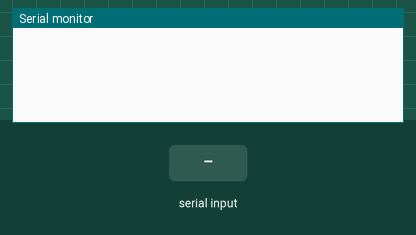
This sketch was run on a simulated Arduino Leonardo, built with avr-gcc and run on an emulated ATmega32U4. On the bench: the last lines printed to the serial monitor. The inputs (shaded band) are chosen by the test bench.

Above: at 1.2 s.
1.3 s: "$\n" received over the second serial link
At 2.4 s:
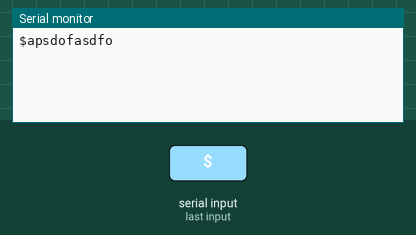
2.8 s: "90,45,200\n" received over the second serial link
At 3.6 s:
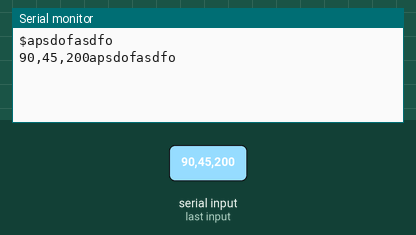
4.3 s: "30,150\n" received over the second serial link
At 4.7 s:
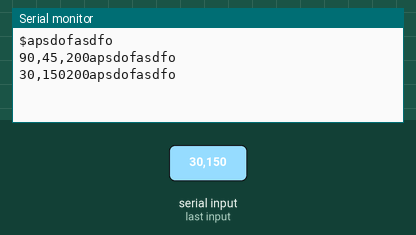
5.8 s: "90,45,200,10\n" received over the second serial link
At 7.0 s:
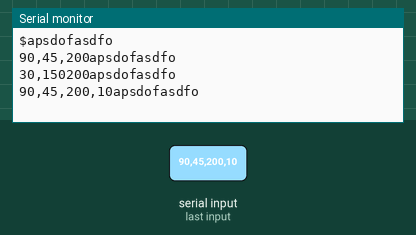
7.3 s: "90,45,200,10,150,30\n" received over the second serial link
At 8.2 s:
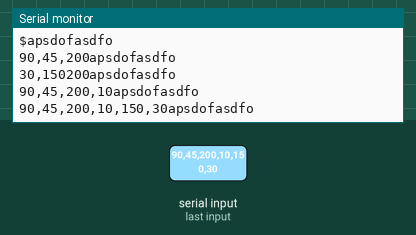
8.8 s: "30,150,10,200\n" received over the second serial link
At 9.4 s:
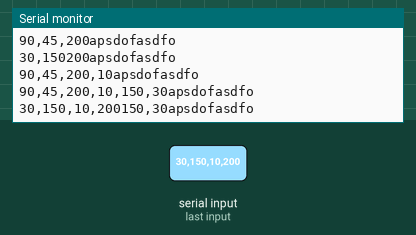

Measured:
- after the input at 1.3 s, the serial monitor: prints a new line at once (image 1)
- after the input at 2.8 s, the serial monitor: prints a new line at once (image 2)
- after the input at 4.3 s, the serial monitor: prints a new line at once (image 3)
- after the input at 5.8 s, the serial monitor: prints a new line at once (image 4)
- after the input at 7.3 s, the serial monitor: prints a new line at once (image 5)
- after the input at 8.8 s, the serial monitor: prints a new line at once (image 6)

The sketch:

gps.ino
```cpp
#include <SoftwareSerial.h>

SoftwareSerial GPSSerial(8, 7); // RX, TX

char GPSbuffer[100] = {'\0'};
int i;
int commas[10];
int j;
float GPSvals[6];

void setup() {
  i = 0;//index
  // Open serial communications and wait for port to open:
  Serial.begin(115200);
  while (!Serial) {
    ; // wait for serial port to connect. Needed for Leonardo only
  }
  GPSSerial.begin(9600);
}


void loop() {
  getGPS();

}

void getGPS()
{
  if (GPSSerial.available())
  {

    GPSSerial.readBytesUntil('\n', GPSbuffer, 100);
    for(int k = 0; GPSbuffer[k]<82;k++){
      Serial.print(GPSbuffer[k]);
      if(GPSbuffer[k+1]=='\0'){
        Serial.print("apsdofasdfo\n");
        break;
      }
    }


    if( GPSbuffer[0]=='$' && GPSbuffer[4]=='M' && GPSbuffer[5]=='C')
    {
      GPSvals[0] = atof(GPSbuffer + commas[0]+1); //Time
      GPSvals[1] = atof(GPSbuffer + commas[2]+1); //Latitude
      GPSvals[2] = atof(GPSbuffer + commas[4]+1); //Longitude
      GPSvals[3] = atof(GPSbuffer + commas[6]+1); //Knots
      //Serial.println('poop');
    }

    else if(GPSbuffer[0]=='$' && GPSbuffer[4]=='G' && GPSbuffer[5]=='A')
    {
      GPSvals[4] = atof(GPSbuffer + commas[6]+1); //SatNum
      GPSvals[5] = atof(GPSbuffer + commas[8]+1); //Altitude
    }
    /*
    Serial.print(GPSvals[0]);
    Serial.print(",");
    Serial.print(GPSvals[1]);
    Serial.print(",");
    Serial.print(GPSvals[2]);
    Serial.print(",");
    Serial.print(GPSvals[3]);
    Serial.print(",");
    Serial.print(GPSvals[4]);
    Serial.print(",");
    Serial.println(GPSvals[5]);
    */
  }

}
```
